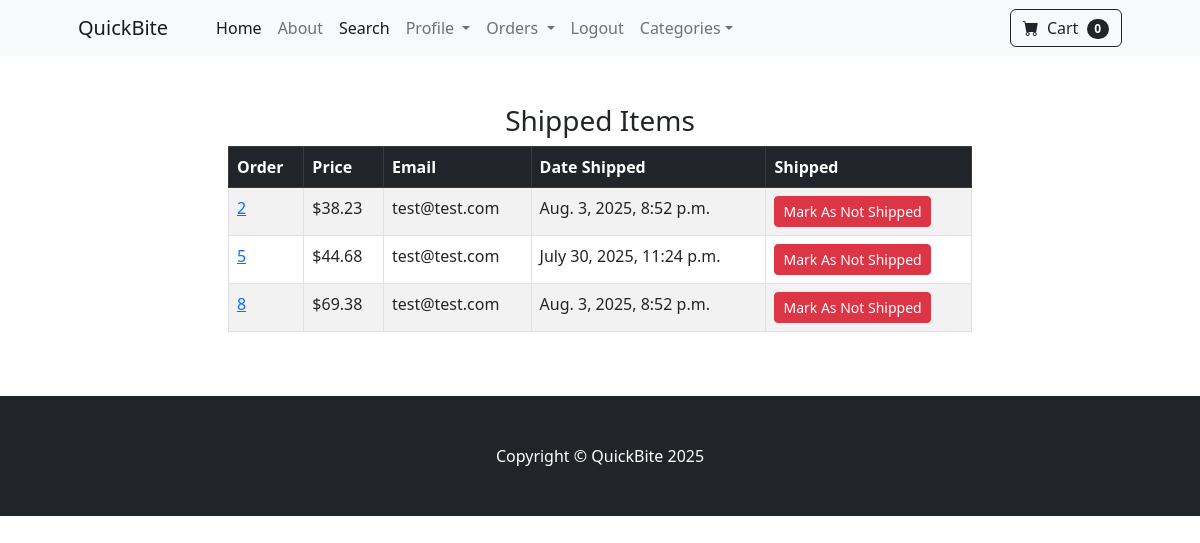
Page /payment/shipped_dash (signed in) on the committed database.
### payment/models.py (models this page shows, shortened)
class Order(models.Model):
    user = models.ForeignKey(User, on_delete=models.CASCADE, null=True, blank=True)
    full_name = models.CharField(max_length=250)
    email = models.CharField(max_length=250)
    shipping_address = models.TextField(max_length=10000)
    amount_paid = models.DecimalField(max_digits=7, decimal_places=2)
    date_ordered = models.DateTimeField(auto_now_add=True)
    shipped = models.BooleanField(default=False)
    date_shipped = models.DateTimeField(blank=True, null=True)
    invoice = models.CharField(max_length=250, null=True, blank=True)
    paid = models.BooleanField(default=False)

### payment/views.py (the view, shortened to what this page needs)
# urls.py: path('shipped_dash', views.shipped_dash, name='shipped_dash'),
def shipped_dash(request):
    if request.user.is_authenticated and request.user.is_superuser:
        orders = Order.objects.filter(shipped=True)
        return render(request, "payment/shipped_dash.html", {'orders':orders})
    else:
        messages.success(request , ("Access Denied"))
        return redirect('home')

### cart/cart.py (called while the page is built)
    def __len__(self):
        return len(self.cart)

### cart/context_proccesors.py (called while the page is built)
def cart(request):
    return {'cart':Cart(request)}

### payment/templates/payment/shipped_dash.html (shortened to what this page needs)
{% extends 'base.html' %}
{% block content %}
<div class="container">
    <div class="row">
        <center>
            <div class="col-8">
              <br><br>
                <h3>Shipped Items</h3>
<table class="table table-striped table-hover table-bordered">
  <thead class="table-dark">
    <tr>
      <th scope="col">Order</th>
      <th scope="col">Price</th>
      <th scope="col">Email</th>
      <th scope="col">Date Shipped</th>
      <th scope="col">Shipped</th>
    </tr>
  </thead>
  <tbody>
    {% for item in orders %}
    <tr>
      <td> <a href="{% url 'orders' item.id %}"> {{item.id}} </a></td>
      <td>${{item.amount_paid}}</td>
      <td>{{item.email}}</td>
      <td>{{item.date_shipped}}</td>
      <td>
        <form method="POST">
          <button type="submit" class="btn btn-danger btn-sm">Mark As Not Shipped</button>
        </form>
      </td>
    </tr>
    {% endfor %}
  </tbody>
</table>
         <br><br>
            </div>
        </center>
    </div>
</div>
{% endblock %}

### rows in the picture
Order: id "2", amount_paid "38.23", email "test@test.com", date_shipped "Aug. 3, 2025, 8:52 p.m."
Order: id "5", amount_paid "44.68", email "test@test.com", date_shipped "July 30, 2025, 11:24 p.m."
Order: id "8", amount_paid "69.38", email "test@test.com", date_shipped "Aug. 3, 2025, 8:52 p.m."

### other values in the picture
{{ cart|length }} "0"
